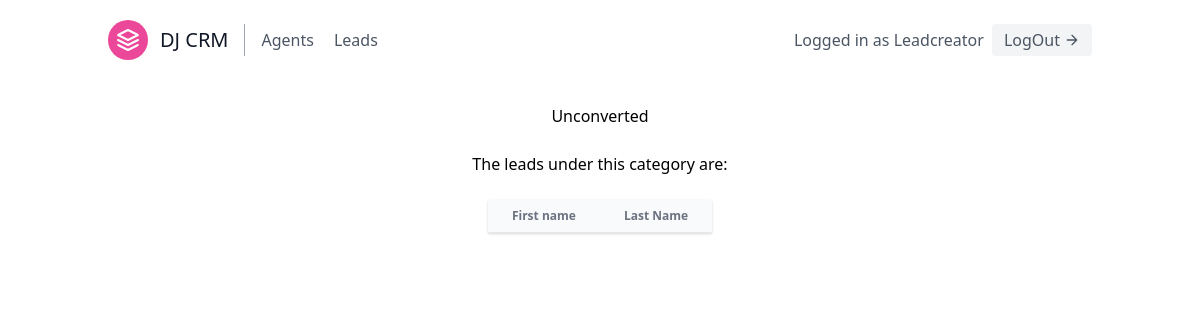
/leads/3/categories_details/ (signed in), run on an earlier commit of the app's database.
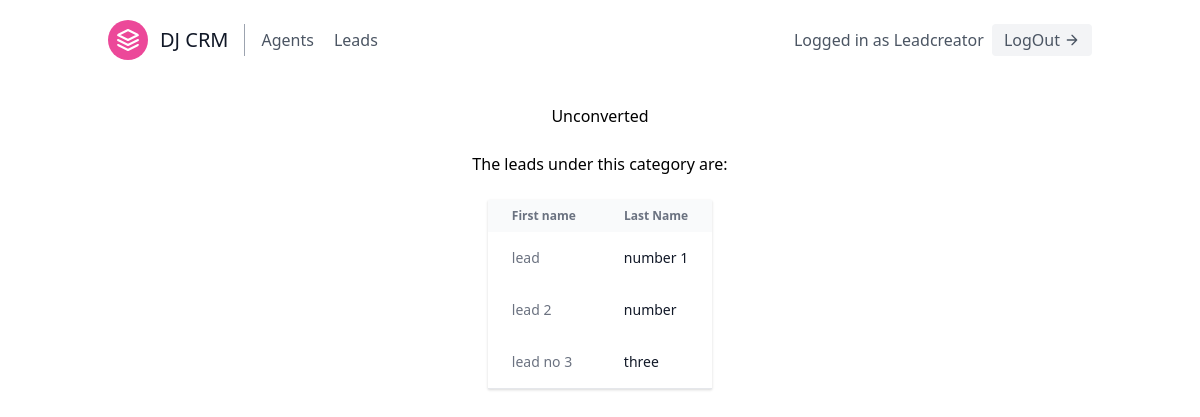
And on a later commit of the database.
### leads/models.py (models this page shows, shortened)
class Lead(models.Model):
    first_name = models.CharField(max_length = 20)
    last_name = models.CharField(max_length=20)
    age = models.IntegerField(default= 0)
    organization = models.ForeignKey(UserProfile, null = True, on_delete = models.CASCADE)
    agent = models.ForeignKey("Agent", blank = True, null= True, on_delete=models.SET_NULL)
    category = models.ForeignKey("Category", related_name = "leads", blank = True, null= True,on_delete=models.SET_NULL)

### leads/views.py (the view)
# urls.py: path('<int:pk>/categories_details/',CategoryDetailView.as_view(), name= "category-detail"),
class CategoryDetailView(LoginRequiredMixin, generic.DetailView):
    template_name = "leads/category_details.html"
    context_object_name = "category"
    def get_queryset(self):
        user = self.request.user
        if user.is_organizer:
            queryset = Category.objects.filter(organization = user.userprofile)
        else:
            queryset = Category.objects.filter(organization =user.agent.organization)
        return queryset

### leads/templates/leads/category_details.html
{% extends 'base.html' %}
{% block content %}
<br />
<div class="container flex justify-center mx-auto">
    <h1>{{category.name}}</h1>
</div>
<br />
<div class="container flex justify-center mx-auto">
    <h2>The leads under this category are:  </h2>
</div>
<br />
<div class="container flex justify-center mx-auto">
    <div class="flex flex-col">
        <div class="w-full">
            <div class="border-b border-gray-200 shadow">
                <table>
                    <thead class="bg-gray-50">
                        <tr>
                            <th class="px-6 py-2 text-xs text-gray-500">
                                First name
                            </th>
                            <th class="px-6 py-2 text-xs text-gray-500">
                                Last Name
                            </th>
                        </tr>
                    </thead>
                    <tbody class="bg-white">
                        {% for lead in  category.leads.all %}
                        <tr class="whitespace-nowrap">
                            <td class="px-6 py-4 text-sm text-gray-500">
                                <a class ="hover:text-red-700" href = {% url 'leads:lead-detail' lead.pk %}>
                                {{lead.first_name}}
                            </a></td>
                            <td class="px-6 py-4">
                                <div class="text-sm text-gray-900">
                                {{lead.last_name}}
                                </div>
                            </td>
                        </tr>
                        {% endfor %}
                    </tbody>
                </table>
            </div>
        </div>
    </div>
</div>
{% endblock content %}

What changed in the data, as far as the page shows it:
now on this page (row edited): Lead: first_name "lead", last_name "number 1"
now on this page (row edited): Lead: first_name "lead 2", last_name "number"
now on this page (row edited): Lead: first_name "lead no 3", last_name "three"
